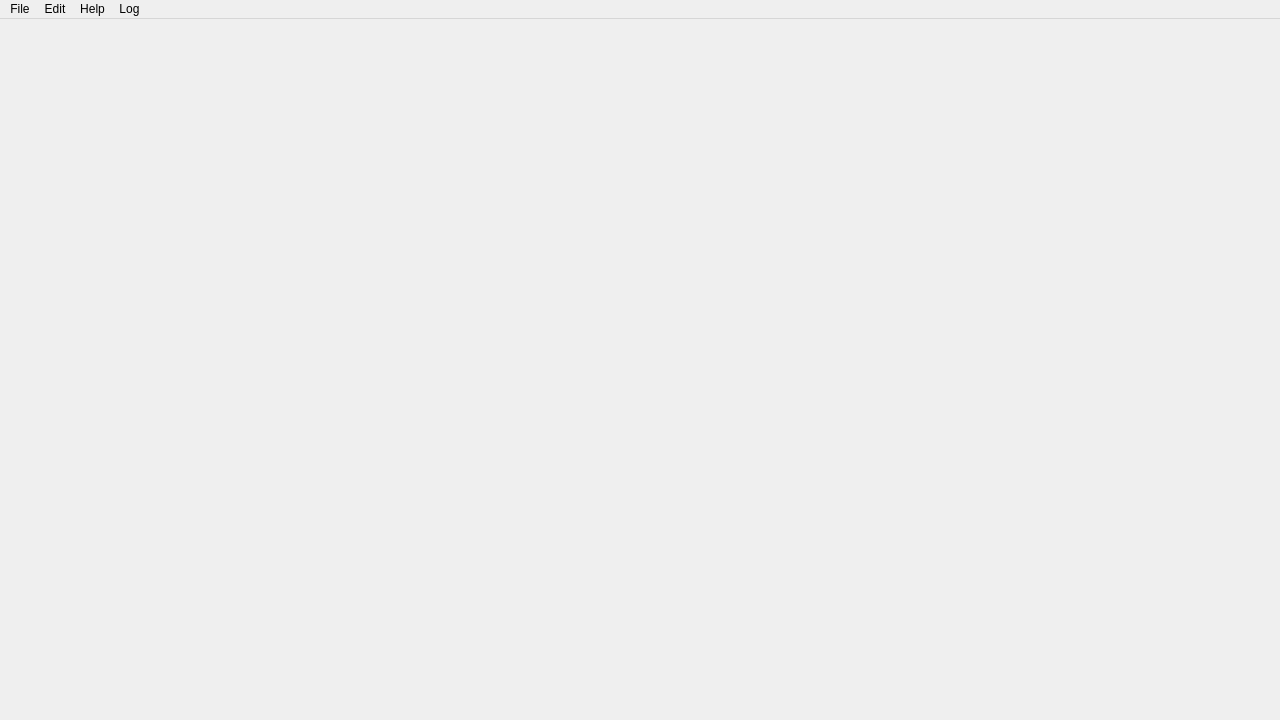
<?xml version="1.0" encoding="UTF-8"?>
<ui version="4.0">
 <class>MainWindowClass</class>
 <widget class="QMainWindow" name="MainWindowClass">
  <property name="geometry">
   <rect>
    <x>0</x>
    <y>0</y>
    <width>1280</width>
    <height>720</height>
   </rect>
  </property>
  <property name="sizePolicy">
   <sizepolicy hsizetype="Fixed" vsizetype="Fixed">
    <horstretch>0</horstretch>
    <verstretch>0</verstretch>
   </sizepolicy>
  </property>
  <property name="windowTitle">
   <string>Sandiman Robot Controller</string>
  </property>
  <widget class="QWidget" name="centralWidget">
   <layout class="QGridLayout" name="gridLayout"/>
  </widget>
  <widget class="QMenuBar" name="menuBar">
   <property name="geometry">
    <rect>
     <x>0</x>
     <y>0</y>
     <width>1280</width>
     <height>22</height>
    </rect>
   </property>
   <widget class="QMenu" name="menuFile">
    <property name="title">
     <string>File</string>
    </property>
    <widget class="QMenu" name="menuRecent">
     <property name="title">
      <string>Recent</string>
     </property>
     <addaction name="actionhola_ui"/>
     <addaction name="actionpene_ui"/>
    </widget>
    <addaction name="actionNew"/>
    <addaction name="actionOpen"/>
    <addaction name="menuRecent"/>
    <addaction name="separator"/>
    <addaction name="actionSave"/>
    <addaction name="actionSave_All"/>
   </widget>
   <widget class="QMenu" name="menuEdit">
    <property name="title">
     <string>Edit</string>
    </property>
   </widget>
   <widget class="QMenu" name="menuHelp">
    <property name="title">
     <string>Help</string>
    </property>
   </widget>
   <widget class="QMenu" name="menuLog">
    <property name="title">
     <string>Log</string>
    </property>
    <addaction name="actionOpen_Log"/>
   </widget>
   <addaction name="menuFile"/>
   <addaction name="menuEdit"/>
   <addaction name="menuHelp"/>
   <addaction name="menuLog"/>
  </widget>
  <action name="actionNew">
   <property name="icon">
    <iconset resource="mainwindow.qrc">
     <normaloff>:/icons/icons/file.svg</normaloff>:/icons/icons/file.svg</iconset>
   </property>
   <property name="text">
    <string>New</string>
   </property>
  </action>
  <action name="actionOpen">
   <property name="icon">
    <iconset resource="mainwindow.qrc">
     <normaloff>:/icons/icons/folder.svg</normaloff>:/icons/icons/folder.svg</iconset>
   </property>
   <property name="text">
    <string>Open</string>
   </property>
  </action>
  <action name="actionSave">
   <property name="icon">
    <iconset resource="mainwindow.qrc">
     <normaloff>:/icons/icons/file-symlink.svg</normaloff>:/icons/icons/file-symlink.svg</iconset>
   </property>
   <property name="text">
    <string>Save</string>
   </property>
  </action>
  <action name="actionSave_All">
   <property name="text">
    <string>Save All</string>
   </property>
  </action>
  <action name="actionhola_ui">
   <property name="text">
    <string>hola.ui</string>
   </property>
  </action>
  <action name="actionpene_ui">
   <property name="text">
    <string>pene.ui</string>
   </property>
  </action>
  <action name="actionOpen_Log">
   <property name="text">
    <string>Open Log</string>
   </property>
  </action>
 </widget>
 <layoutdefault spacing="6" margin="11"/>
 <resources>
  <include location="mainwindow.qrc"/>
 </resources>
 <connections/>
</ui>
